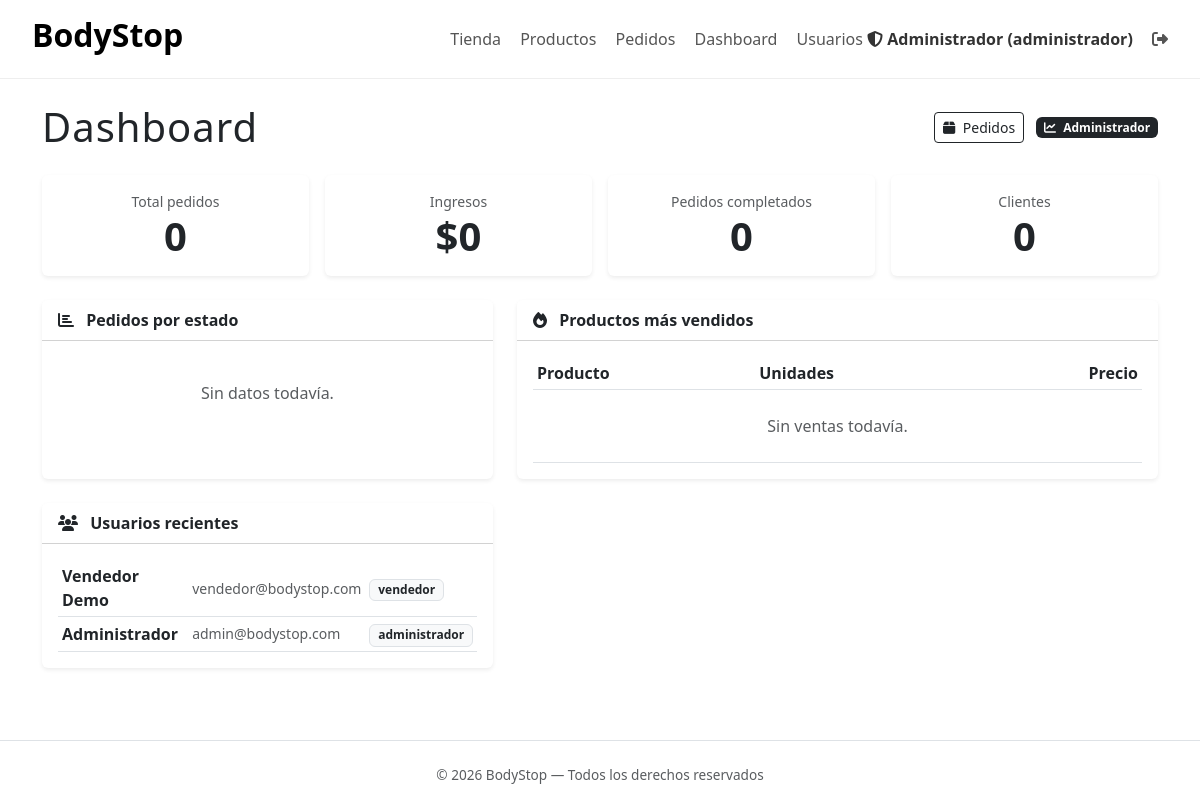
Page /?c=AdminPedido&m=dashboard (signed in) on the committed database.
### tables this page shows
CREATE TABLE `usuarios` (
  `id` int(11) NOT NULL AUTO_INCREMENT,
  `nombre` varchar(120) NOT NULL,
  `email` varchar(160) NOT NULL,
  `password_hash` varchar(255) NOT NULL,
  `rol` enum('usuario','vendedor','administrador') NOT NULL DEFAULT 'usuario',
  `activo` tinyint(1) NOT NULL DEFAULT 1,
  `created_at` timestamp NULL DEFAULT CURRENT_TIMESTAMP,
  `updated_at` timestamp NULL DEFAULT CURRENT_TIMESTAMP ON UPDATE CURRENT_TIMESTAMP,
  PRIMARY KEY (`id`),
  UNIQUE KEY `uq_usuarios_email` (`email`)
);

### controllers/AdminPedidoController.php (called while the page is built, shortened)
<?php
require_once BASE_PATH . '/core/Auth.php';
require_once BASE_PATH . '/core/Security.php';
require_once BASE_PATH . '/repositories/PedidoRepository.php';
require_once BASE_PATH . '/repositories/UsuarioRepository.php';
class AdminPedidoController
{
    private PedidoRepository $repo;
    public function __construct()
    {
        $this->repo = new PedidoRepository();
    }
    public function dashboard()
    {
        $metricas = $this->repo->metricas();
        $masVendidos = $this->repo->masVendidos();
        $usuariosRecientes = (new UsuarioRepository())->all();
        $usuariosRecientes = array_slice($usuariosRecientes, 0, 5);
        require BASE_PATH . '/views/admin/dashboard.php';
    }
}

### core/Router.php (called while the page is built, shortened)
<?php
class Router
{
    public function run()
    {
        $method     = $_GET['m'] ?? 'index';
        $instance = new $controllerClass();
        call_user_func([$instance, $method]);
    }
}

### index.php (called while the page is built, shortened)
<?php
$router = new Router();
$router->run();

### core/Auth.php (called while the page is built, shortened)
<?php
class Auth
{
    public static function rol(): ?string
    {
        return $_SESSION['user_rol'] ?? null;
    }
}

### config/Database.php (called while the page is built)
<?php
class Database
{
    private static ?PDO $db = null;
    public static function getConexion(): PDO
    {
        if (self::$db === null) {
            $host = getenv('DB_HOST') ?: 'db';
            $dbname = getenv('DB_NAME') ?: 'bodystop';
            $user = getenv('DB_USER') ?: 'root';
            $pass = getenv('DB_PASS') ?: 'root';
            self::$db = new PDO(
                "mysql:host=$host;dbname=$dbname;charset=utf8mb4",
                $user,
                $pass,
                [PDO::ATTR_ERRMODE => PDO::ERRMODE_EXCEPTION]
            );
        }
        return self::$db;
    }
}

### repositories/PedidoRepository.php (called while the page is built, shortened)
<?php
require_once __DIR__ . '/../config/Database.php';
class PedidoRepository
{
    private PDO $db;
    public function __construct()
    {
        $this->db = Database::getConexion();
    }
    public function metricas(): array
    {
        $stmt = $this->db->query(
            "SELECT COUNT(*) AS total_pedidos,
                    COALESCE(SUM(CASE WHEN estado != 'cancelado' THEN total ELSE 0 END), 0) AS ingresos,
                    COUNT(DISTINCT usuario_id) AS clientes,
                    COUNT(DISTINCT CASE WHEN estado != 'cancelado' AND estado != 'pendiente' THEN id END) AS completados
             FROM pedidos"
        );
        $metricas = $stmt->fetch(PDO::FETCH_ASSOC);
        $stmtEstado = $this->db->query(
            "SELECT estado, COUNT(*) AS cantidad FROM pedidos GROUP BY estado"
        );
        $metricas['por_estado'] = $stmtEstado->fetchAll(PDO::FETCH_ASSOC);
        return $metricas;
    }
}

### repositories/UsuarioRepository.php (called while the page is built, shortened)
<?php
require_once __DIR__ . '/../config/Database.php';
class UsuarioRepository
{
    private PDO $db;
    public function __construct()
    {
        $this->db = Database::getConexion();
    }
    public function all(): array
    {
        $stmt = $this->db->query("SELECT id, nombre, email, rol, activo, created_at FROM usuarios ORDER BY id DESC");
        return $stmt->fetchAll(PDO::FETCH_ASSOC);
    }
}

### core/Security.php (called while the page is built, shortened)
<?php
class Security
{
    public static function escape($valor): string
    {
        return htmlspecialchars((string)$valor, ENT_QUOTES, 'UTF-8');
    }
}

### views/admin/dashboard.php (the view, shortened to what this page needs)
<?php require BASE_PATH . '/views/layouts/header.php'; ?>
<div class="container py-4">
    <div class="d-flex justify-content-between align-items-center mb-4">
        <h1 class="fw-light mb-0" style="letter-spacing:1px;">Dashboard</h1>
        <div>
            <a href="/?c=AdminPedido&m=index" class="btn btn-outline-dark btn-sm"><i class="fas fa-box me-1"></i> Pedidos</a>
            <span class="badge bg-dark ms-2"><i class="fas fa-chart-line me-1"></i> <?= Auth::rol() === Auth::ROL_ADMIN ? 'Administrador' : 'Vendedor' ?></span>
        </div>
    </div>
    <div class="row g-3 mb-4">
        <div class="col-6 col-lg-3">
            <div class="card border-0 shadow-sm text-center py-3">
                <div class="text-muted small">Total pedidos</div>
                <div class="display-6 fw-bold"><?= number_format($metricas['total_pedidos']) ?></div>
            </div>
        </div>
        <div class="col-6 col-lg-3">
            <div class="card border-0 shadow-sm text-center py-3">
                <div class="text-muted small">Ingresos</div>
                <div class="display-6 fw-bold">$<?= number_format($metricas['ingresos']) ?></div>
            </div>
        </div>
        <div class="col-6 col-lg-3">
            <div class="card border-0 shadow-sm text-center py-3">
                <div class="text-muted small">Pedidos completados</div>
                <div class="display-6 fw-bold"><?= number_format($metricas['completados']) ?></div>
            </div>
        </div>
        <div class="col-6 col-lg-3">
            <div class="card border-0 shadow-sm text-center py-3">
                <div class="text-muted small">Clientes</div>
                <div class="display-6 fw-bold"><?= number_format($metricas['clientes']) ?></div>
            </div>
        </div>
    </div>
    <div class="row g-4">
        <div class="col-lg-5">
            <div class="card border-0 shadow-sm h-100">
                <div class="card-header bg-white"><strong><i class="fas fa-chart-bar me-2"></i> Pedidos por estado</strong></div>
                <div class="card-body">
                    <?php if (empty($metricas['por_estado'])): ?>
                        <p class="text-muted text-center py-4 mb-0">Sin datos todavía.</p>
                    <?php endif; ?>
                </div>
            </div>
        </div>
        <div class="col-lg-7">
            <div class="card border-0 shadow-sm h-100">
                <div class="card-header bg-white"><strong><i class="fas fa-fire me-2"></i> Productos más vendidos</strong></div>
                <div class="card-body table-responsive">
                    <table class="table table-sm align-middle mb-0">
                        <thead>
                            <tr>
                                <th>Producto</th>
                                <th>Unidades</th>
                                <th class="text-end">Precio</th>
                            </tr>
                        </thead>
                        <tbody>
                            <?php if (empty($masVendidos)): ?>
                                <tr><td colspan="3" class="text-center text-muted py-4">Sin ventas todavía.</td></tr>
                            <?php endif; ?>
                        </tbody>
                    </table>
                </div>
            </div>
        </div>
        <div class="col-lg-5">
            <div class="card border-0 shadow-sm h-100">
                <div class="card-header bg-white"><strong><i class="fas fa-users me-2"></i> Usuarios recientes</strong></div>
                <div class="card-body table-responsive">
                    <table class="table table-sm align-middle mb-0">
                        <tbody>
                            <?php if (empty($usuariosRecientes)): ?>
                                <tr><td class="text-center text-muted py-4">Sin usuarios.</td></tr>
                            <?php else: ?>
                                <?php foreach ($usuariosRecientes as $u): ?>
                                    <tr>
                                        <td class="fw-semibold"><?= Security::escape($u['nombre']) ?></td>
                                        <td class="small text-muted"><?= Security::escape($u['email']) ?></td>
                                        <td><span class="badge bg-light text-dark border"><?= Security::escape($u['rol']) ?></span></td>
                                    </tr>
                                <?php endforeach; ?>
                            <?php endif; ?>
                        </tbody>
                    </table>
                </div>
            </div>
        </div>
    </div>
</div>
<?php require BASE_PATH . '/views/layouts/footer.php'; ?>

### rows in the picture
usuarios: nombre "Vendedor Demo", email "vendedor@bodystop.com", rol "vendedor"
usuarios: nombre "Administrador", email "admin@bodystop.com", rol "administrador"

### other values in the picture
Security::escape($nombre) "Administrador"
Security::escape($rol) "administrador"
$metricas['total_pedidos'] "0"
$metricas['ingresos'] "0"
$metricas['completados'] "0"
$metricas['clientes'] "0"
